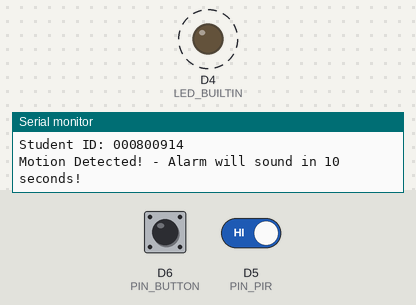
A program run on a simulated ESP8266 (Wemos D1 mini). Shown: output pins drawn as LEDs (lit = HIGH, except the on-board LED, lit = LOW), the last lines printed to the serial monitor. Dashed ring = blinking. The test bench sets the inputs (shaded band); at power-on: D6 (PIN_BUTTON) HIGH, D5 (PIN_PIR) HIGH.

Above: at 1.19 s.
1.4 s: D6 (PIN_BUTTON) pulled LOW for 0.15 s
At 1.4 s:
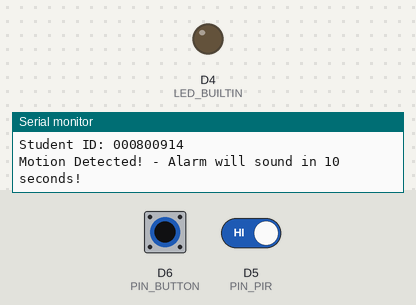
5.5 s: D6 (PIN_BUTTON) pulled LOW for 3.2 s
At 8.99 s:
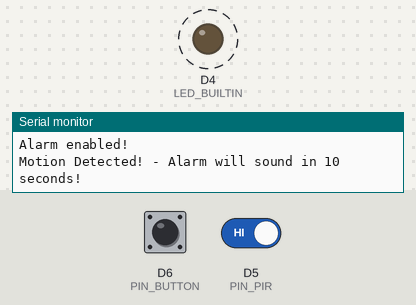
Timing chart, 0 to 16.9 s (numbered marks = the images above; inputs shaded):
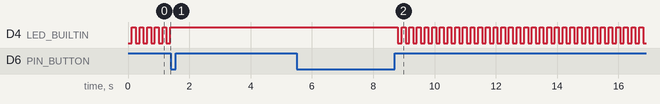

The program:

main.cpp
```cpp
// I Petar Kirkov, 000800914 certify that this material is my original work. No other person's work has been used without due acknowledgement. I have not made my work available to anyone else.
//
// COMP-10184 – Mohawk College
// Project 1 - Alarm System
// Completed up to stage 5
//
// @author  Petar Kirkov
// @id      000800914
//
// I created this work and I have not shared it with anyone else.
//

#include <Arduino.h>

// digital input pin definitions
#define PIN_PIR D5
#define PIN_BUTTON D6

// LED blink delay, timer and button press delay definitions
#define BLINK_DELAY 125
#define BUTTON_DELAY 300
#define TEN_SECOND_DELAY 10000

bool ledON = false;         // Variable used to indicate whether the LED is ON or OFF
bool alarmDisabled = false; // Variable used to indicate whether the alarm is disabled or enabled

// Variables used to control LED blinking
unsigned long startBlink;
unsigned long endBlink;

int printMessage = 0; // Flag used for printing a message telling the user that the alarm is activated ( used as a conditional to print the message once )

// Variable which contains button input
int iButton;

// ******************************************************************************************
void setup()
{
  // Print project info
  Serial.println("COMP-10184 - Alarm System\nName: Petar Kirkov\nStudent ID: 000800914");

  // configure the USB serial monitor
  Serial.begin(115200);

  // configure the LED output
  pinMode(LED_BUILTIN, OUTPUT);

  // PIR sensor is an INPUT
  pinMode(PIN_PIR, INPUT);

  // Button is an INPUT
  pinMode(PIN_BUTTON, INPUT_PULLUP);
}

// ******************************************************************************************
// Function which disables the alarm when the button is pressed
void disableAlarm()
{
  // Turn the D1 mini LED off
  ledON = false;

  // Read button input
  iButton = digitalRead(PIN_BUTTON);

  // If button is pressed, re-enable the alarm
  if (iButton == 0)
  {
    Serial.println("Alarm enabled!");
    alarmDisabled = false;
    delay(BUTTON_DELAY);
  }
}

// ******************************************************************************************
// Function which will activate the alarm 10 seconds after motion is detected by the sensor
void setAlarm()
{

  Serial.println("Motion Detected! - Alarm will sound in 10 seconds!");

  // Start the 10 second timer
  startBlink = millis();

  // End the timer when it reaches 10 seconds
  endBlink = startBlink + TEN_SECOND_DELAY;

  // While loop used to control the LED blinking
  while (startBlink < endBlink)
  {

    // Read button input
    iButton = digitalRead(PIN_BUTTON);

    // If the button is pressed disable the alarm and do not read motion sensor input
    if (iButton == 0)
    {
      alarmDisabled = true;
      Serial.println("Alarm disabled!");
      delay(BUTTON_DELAY);
      break;
    }

    // Update blink timer
    startBlink = millis();

    // Controls LED blinking
    digitalWrite(LED_BUILTIN, LOW);
    delay(BLINK_DELAY);
    digitalWrite(LED_BUILTIN, HIGH);
    delay(BLINK_DELAY);
  }

  // Turns on the LED solid and does not read further input (used to indicate that the alarm is active)
  ledON = true;
}

// ******************************************************************************************

void loop()
{
  // Variable which holds sensor input
  bool bPIR;

  // read PIR sensor (true = Motion detected!).  As long as there
  // is motion, this signal will be true.  About 2.5 seconds after
  // motion stops, the PIR signal will become false.
  bPIR = digitalRead(PIN_PIR);

  // If the alarm is disabled
  // Call function to disable the alarm
  if (alarmDisabled)
    disableAlarm();

  // If the LED is turned on solid
  if (ledON)
  {
    // Print message to monitor indicating that the alarm is activated
    if (printMessage == 0)
    {
      Serial.println("Alarm activated!");
      printMessage = 1;
    }

    // Set the LED light on solid
    digitalWrite(LED_BUILTIN, LOW);
  }

  // If no motion is detected, turn the LED off
  else if (!bPIR)
    digitalWrite(LED_BUILTIN, HIGH);

  // If the alarm is not disabled and motion is detected
  // Call function to set the alarm off
  else if (bPIR && !alarmDisabled)
    setAlarm();
}
```

Measured:
- after the input at 1.4 s, D4 (LED_BUILTIN): stops changing and stays HIGH
- after the input at 5.5 s, D4 (LED_BUILTIN): alternates HIGH for 0.13 s and LOW for 0.13 s, starting after 3.3 s
- by itself, D4 (LED_BUILTIN): alternates HIGH for 0.13 s and LOW for 0.13 s
